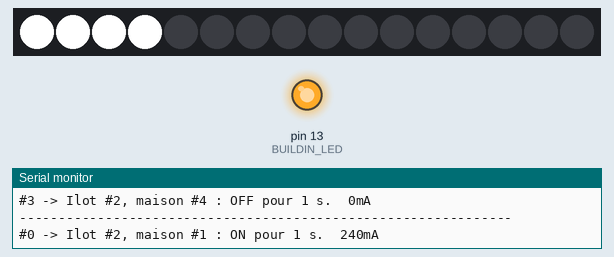
The sketch below on a simulated Teensy 4. Parts: 16 RGB LEDs in strip order, left to right, output pins drawn as LEDs (lit = HIGH), the last lines printed to the serial monitor.

Above: at 0.1 s.
At 1.1 s:
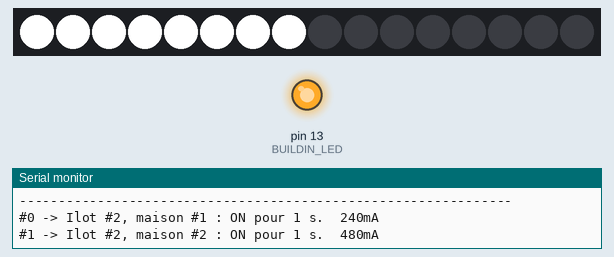
At 2.1 s:
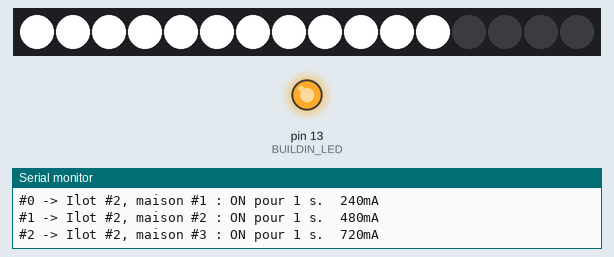
At 3.1 s:
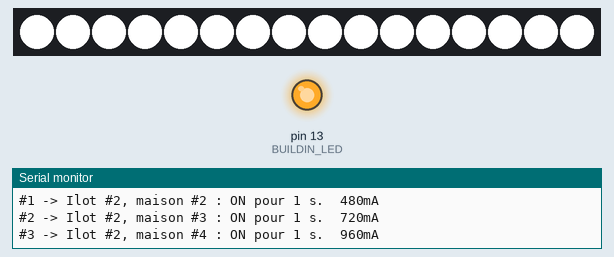
At 5.1 s:
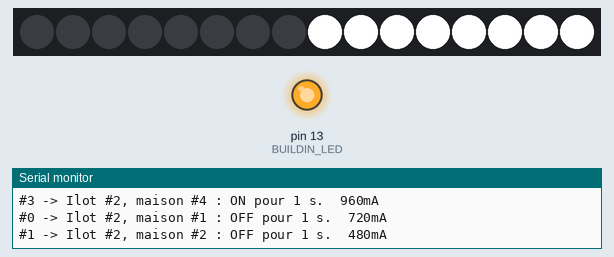
At 7.1 s:
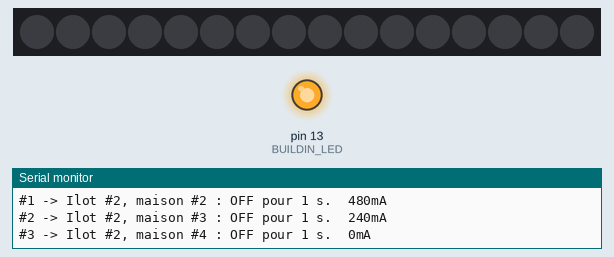

Measured:
- by itself, everything shown: repeats every 8.0 s, in 8 steps
- what the display in image 0 shows lasts 1.0 s, from 0.0 s to 1.0 s

The sketch:

test-maisons.ino.ino
```cpp
/*****************************************************************
            Illumination d'un village de maisons.
                PGL Coding & Making 2018

  L'état initial des maisons allumées ou éteintes est définit aléatoirement
  sur le tableau de toutes les maisons sauf pour celles qui sont en lumière fixe
  qui restent toujours allumées.

  Un timer déclenché toute les secondes vérifie s'il faut eteindre
  une maison allumée en parcourant toute la structure village et en
  vérifiant que le temps d'allumage est atteint
 *****************************************************************/
#include <Adafruit_NeoPixel.h>

#ifdef __AVR__
#include <avr/power.h>
#endif

#define BUILDIN_LED 13
#define DATA_PIN    5
#define LED_TYPE    NEOPIXEL
#define NUM_LEDS  16 //60 //12 // 432
#define NB_MAISONS 4 //15 //6 // 95

//CRGB leds[NUM_LEDS];
Adafruit_NeoPixel strip = Adafruit_NeoPixel(NUM_LEDS, DATA_PIN, NEO_GRB + NEO_KHZ800);

uint8_t gBrightness = 255;
//CRGB gColor = CRGB(80, 160, 40);
int r = 255; //80;
int g = 255; //160;
int b = 255; //40;

// Create an IntervalTimer object
IntervalTimer myTimer;

// Structure Maison
typedef struct {
  int num_ilot;
  String num_maison;
  int num_deb;
  int num_fin;
  boolean fixe = false;
  boolean on = false;
  uint32_t cycle = 1000000; // temps allumé ou éteint
  uint32_t start = 0;
} Maison;

Maison maisons[NB_MAISONS]; // Le village tout entier

Maison initMaison(int ilot, String maison, int deb, int fin, boolean fixe) {
  Maison m;
  m.num_ilot = ilot;
  m.num_maison = maison;
  m.num_deb = deb;
  m.num_fin = fin;
  m.fixe = fixe;
  m.on = fixe; //par defaut on est à True si l'eclairage doit etre fixe
  m.cycle = 1000000;
  m.start = 0;
  return m;
}

void initVillage() {
  // TEst ilot 2
  /*
  maisons[0] = initMaison(2, "0", 0, 7, true); // Ilot 2, maison 1 : 8 leds.
  maisons[1] = initMaison(2, "1", 8, 15, true); // Ilot 2, maison 1 : 8 leds.
  maisons[2] = initMaison(2, "2", 16, 23, true); // Ilot 2, maison 2 : 8 leds.
  maisons[3] = initMaison(2, "3", 24, 31, true); // Ilot 2, maison 3 : 8 leds.
  maisons[4] = initMaison(2, "4", 32, 47, true); // Ilot 2, maison 4 : 8 leds.
*/
  // TEst ilot 3
  maisons[0] = initMaison(2, "1", 0, 3, true); // Ilot 2, maison 1 : 8 leds.
  maisons[1] = initMaison(2, "2", 4, 7, true); // Ilot 2, maison 2 : 8 leds.
  maisons[2] = initMaison(2, "3", 8, 11, true); // Ilot 2, maison 3 : 8 leds.
  maisons[3] = initMaison(2, "4", 12, 15, true); // Ilot 2, maison 4 : 8 leds.

  // Tests Ilot 6
  /*
    maisons[0] = initMaison(6, "1", 4, 7, false); // Ilot 6, maison 1 : 4 leds.
    maisons[1] = initMaison(6, "2", 8, 11, false); // Ilot 6, maison 2 : 4 leds.
    maisons[2] = initMaison(6, "3", 12, 15, false); // Ilot 6, maison 3 : 4 leds.
    maisons[3] = initMaison(6, "4", 16, 19, false); // Ilot 6, maison 4 : 4 leds.
    maisons[4] = initMaison(6, "5", 20, 23, false); // Ilot 6, maison 5 : 4 leds.
    maisons[5] = initMaison(6, "6", 24, 27, false); // Ilot 6, maison 6 : 4 leds.
    maisons[6] = initMaison(6, "7", 28, 31, false); // Ilot 6, maison 7 : 4 leds.
    maisons[7] = initMaison(6, "8", 32, 35, false); // Ilot 6, maison 8 : 4 leds.
    maisons[8] = initMaison(6, "9", 36, 39, false); // Ilot 6, maison 9 : 4 leds.
    maisons[9] = initMaison(6, "10", 40, 43, false); // Ilot 6, maison 10 : 4 leds.
    maisons[10] = initMaison(6, "11", 44, 47, false); // Ilot 6, maison 11 : 4 leds.
    maisons[11] = initMaison(6, "12", 48, 51, false); // Ilot 6, maison 12 : 4 leds.
    maisons[12] = initMaison(6, "13", 52, 55, false); // Ilot 6, maison 13 : 4 leds.
    maisons[13] = initMaison(6, "14", 56, 59, false); // Ilot 6, maison 14 : 4 leds.
    maisons[14] = initMaison(6, "15", 60, -1, false); // Ilot 6, maison 15 : 4 leds.
  */
  // Test
}

void switchHome(int idx, boolean on) {
  String change = "#" + String(idx) + " -> Ilot #" + String(maisons[idx].num_ilot) + ", maison #" + String(maisons[idx].num_maison) + " : ";
  String etat = "";
  for (int i = maisons[idx].num_deb; i <= maisons[idx].num_fin; i++) {
    if (!on) {
      //leds[i] = CRGB::Black;
      strip.setPixelColor(i, 0, 0, 0);
      etat = "OFF";
    } else {
      //leds[i] = gColor;
      strip.setPixelColor(i, g, r, b);
      etat = "ON";
    }
  }
  change += etat + " pour " + String( maisons[idx].cycle / 1000000) + " s.";
  change += "\t" + infoMaxCurrent();
  Serial.println(change);
}

void dumpHomeState() {
  // Parcours de toutes les maisons
  for (int i = 0; i < NB_MAISONS; i++) {
    String change = "#" + String(i) + " -> Ilot #" + String(maisons[i].num_ilot) + ", maison #" + String(maisons[i].num_maison) + " : ";
    String etat =  (maisons[i].on) ? "ON" : "OFF";
    change += etat + " pour " + String( maisons[i].cycle / 1000000) + " s.";
    change += "\t" + infoMaxCurrent();
    Serial.println(change);
  }
}

String infoMaxCurrent() {
  int nb_leds = 0;
  for (int i = 0; i < NUM_LEDS; i++) {
    if ( strip.getPixelColor(i) > 0 ) {
      nb_leds++;
    }
  }
  return String(nb_leds * 60) + "mA";
}

void setRandomState() {
  int on = 0;
  int off = 0;
  int fixes = 0;
  for (int i = 0; i < NB_MAISONS; i++) {
    maisons[i].cycle = 1000000;
    maisons[i].on = false;
    off++;
  }
  Serial.print(on); Serial.println(" maisons éclairées.");
  Serial.print(off); Serial.println(" maisons éteintes.");
  Serial.print(fixes); Serial.println(" maisons en lumière fixe.");
}

void setup() {
  Serial.begin(115200);
  delay(10);
  Serial.println();

  Serial.print(" -> "); Serial.print(NUM_LEDS); Serial.println(" leds...");
  //FastLED.addLeds<LED_TYPE, DATA_PIN>(leds, NUM_LEDS).setCorrection(TypicalLEDStrip);
  // set master brightness control
  Serial.print(" -> Set brigthness to "); Serial.println(gBrightness);
  //FastLED.setBrightness(gBrightness);
  strip.begin();
  strip.setBrightness(gBrightness);
  // All leds black
  Serial.println(" -> Toutes les leds à noir.");
  //leds[0] = CRGB::Black;
  //FastLED.show();
  strip.clear();
  strip.show();

  //Init des maisons du village
  initVillage();
  Serial.print(" -> "); Serial.print(NB_MAISONS); Serial.println(" maisons...");

  Serial.println("Etat intial des maisons aléatoire...");
  setRandomState();
  for (int i = 0; i < NB_MAISONS; i++) {
    switchHome(i, maisons[i].on);
  }
  //FastLED.show();
  strip.show();

  // Allumer les maisons en éclairage fixe.

  Serial.println(" -> Initialisation du timer toutes les 0.1 seconde");
  //myTimer.begin(changeHomesState, TIMER_INTERVAL);  // runs every 0.10 seconds

  Serial.println("------- Fin du setup ! -------- \n\n");
  Serial.println("---------------------- ETATS INITIAUX -------------------------");
  dumpHomeState();
  Serial.println("---------------------------------------------------------------");
  // Led 13 on.
  pinMode(BUILDIN_LED, OUTPUT);
  digitalWrite(BUILDIN_LED, HIGH);
}

void loop() {
  for (int i = 0; i < NB_MAISONS; i++) {
    switchHome(i, true);
    strip.show();
    delay(1000);
  }
  for (int i = 0; i < NB_MAISONS; i++) {
    switchHome(i, false);
    strip.show();
    delay(1000);
  }
}
```
